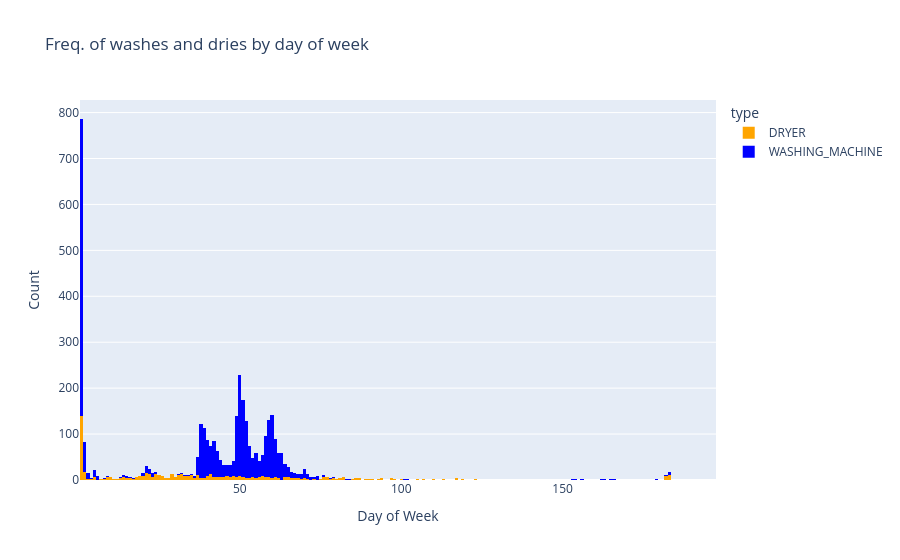
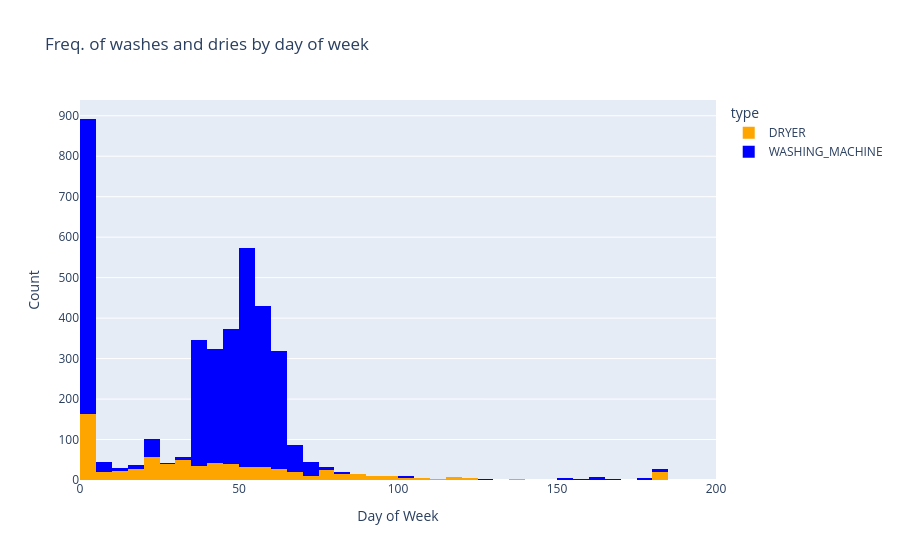

Source (notebook cell) for these figures, in order:
### Markdown cell above
### Analýza dĺžky cyklov a čistenie dát

### Code cell
fig5 = px.histogram(df, x="cycle_duration_minutes", color="type", 
                    title="Freq. of washes and dries by day of week",
                    category_orders={"day_of_week": ["Monday", "Tuesday", "Wednesday", "Thursday", "Friday", "Saturday", "Sunday"]},
                    color_discrete_map={"WASHING_MACHINE": "blue", "DRYER": "orange"},
                    nbins=200
)
fig5.update_layout(xaxis_title="Day of Week", yaxis_title="Count")
fig5.show()

fig6 = px.histogram(df, x="cycle_duration_minutes", color="type", 
                    title="Freq. of washes and dries by day of week",
                    category_orders={"day_of_week": ["Monday", "Tuesday", "Wednesday", "Thursday", "Friday", "Saturday", "Sunday"]},
                    color_discrete_map={"WASHING_MACHINE": "blue", "DRYER": "orange"},
)
fig6.update_layout(xaxis_title="Day of Week", yaxis_title="Count")
fig6.show()

### Figure 1 — Plotly figure (JSON) as saved in the notebook; plotly's stock layout.template omitted (floating-point values rounded to 4 significant figures; data arrays with more than 128 entries replaced by an {"elided": "..."} marker saying what was removed)
{"data": [{"bingroup": "x", "hovertemplate": "type=DRYER<br>cycle_duration_minutes=%{x}<br>count=%{y}<extra></extra>", "legendgroup": "DRYER", "marker": {"color": "orange", "pattern": {"shape": ""}}, "name": "DRYER", "nbinsx": 200, "orientation": "v", "showlegend": true, "type": "histogram", "x": {"elided": "738 float values"}, "xaxis": "x", "yaxis": "y"}, {"bingroup": "x", "hovertemplate": "type=WASHING_MACHINE<br>cycle_duration_minutes=%{x}<br>count=%{y}<extra></extra>", "legendgroup": "WASHING_MACHINE", "marker": {"color": "blue", "pattern": {"shape": ""}}, "name": "WASHING_MACHINE", "nbinsx": 200, "orientation": "v", "showlegend": true, "type": "histogram", "x": {"elided": "3135 float values"}, "xaxis": "x", "yaxis": "y"}], "layout": {"barmode": "relative", "legend": {"title": {"text": "type"}, "tracegroupgap": 0}, "title": {"text": "Freq. of washes and dries by day of week"}, "xaxis": {"anchor": "y", "domain": [0, 1], "title": {"text": "Day of Week"}}, "yaxis": {"anchor": "x", "domain": [0, 1], "title": {"text": "Count"}}}}

### Figure 2 — Plotly figure (JSON) as saved in the notebook; plotly's stock layout.template omitted (floating-point values rounded to 4 significant figures; data arrays with more than 128 entries replaced by an {"elided": "..."} marker saying what was removed)
{"data": [{"bingroup": "x", "hovertemplate": "type=DRYER<br>cycle_duration_minutes=%{x}<br>count=%{y}<extra></extra>", "legendgroup": "DRYER", "marker": {"color": "orange", "pattern": {"shape": ""}}, "name": "DRYER", "orientation": "v", "showlegend": true, "type": "histogram", "x": {"elided": "738 float values"}, "xaxis": "x", "yaxis": "y"}, {"bingroup": "x", "hovertemplate": "type=WASHING_MACHINE<br>cycle_duration_minutes=%{x}<br>count=%{y}<extra></extra>", "legendgroup": "WASHING_MACHINE", "marker": {"color": "blue", "pattern": {"shape": ""}}, "name": "WASHING_MACHINE", "orientation": "v", "showlegend": true, "type": "histogram", "x": {"elided": "3135 float values"}, "xaxis": "x", "yaxis": "y"}], "layout": {"barmode": "relative", "legend": {"title": {"text": "type"}, "tracegroupgap": 0}, "title": {"text": "Freq. of washes and dries by day of week"}, "xaxis": {"anchor": "y", "domain": [0, 1], "title": {"text": "Day of Week"}}, "yaxis": {"anchor": "x", "domain": [0, 1], "title": {"text": "Count"}}}}
